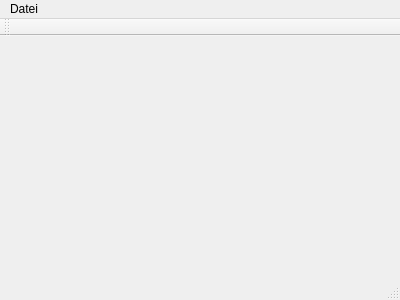
<?xml version="1.0" encoding="UTF-8"?>
<ui version="4.0">
 <class>MainWindow</class>
 <widget class="QMainWindow" name="MainWindow">
  <property name="geometry">
   <rect>
    <x>0</x>
    <y>0</y>
    <width>400</width>
    <height>300</height>
   </rect>
  </property>
  <property name="windowTitle">
   <string>MainWindow</string>
  </property>
  <widget class="QWidget" name="centralWidget">
   <widget class="QLabel" name="imageLabel">
    <property name="geometry">
     <rect>
      <x>50</x>
      <y>40</y>
      <width>281</width>
      <height>201</height>
     </rect>
    </property>
    <property name="text">
     <string/>
    </property>
   </widget>
  </widget>
  <widget class="QMenuBar" name="menuBar">
   <property name="geometry">
    <rect>
     <x>0</x>
     <y>0</y>
     <width>400</width>
     <height>17</height>
    </rect>
   </property>
   <widget class="QMenu" name="menuDatei">
    <property name="title">
     <string>Datei</string>
    </property>
    <addaction name="action_ffnen"/>
   </widget>
   <addaction name="menuDatei"/>
  </widget>
  <widget class="QToolBar" name="mainToolBar">
   <attribute name="toolBarArea">
    <enum>TopToolBarArea</enum>
   </attribute>
   <attribute name="toolBarBreak">
    <bool>false</bool>
   </attribute>
  </widget>
  <widget class="QStatusBar" name="statusBar"/>
  <action name="action_ffnen">
   <property name="text">
    <string>Öffnen</string>
   </property>
  </action>
 </widget>
 <layoutdefault spacing="6" margin="11"/>
 <resources/>
 <connections/>
</ui>
